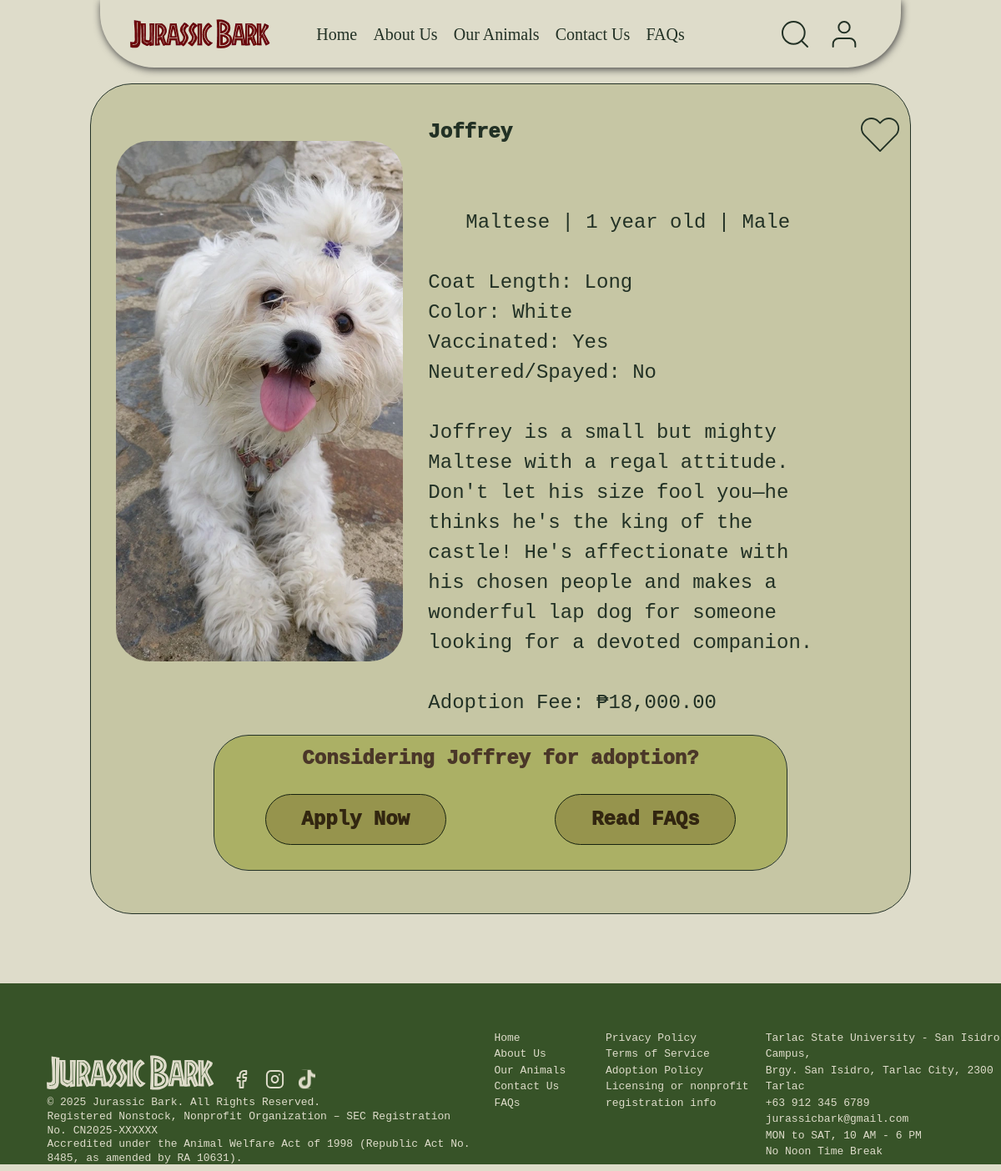
The app's page /petDetails.php?id=7 with its own data.
### tables this page shows
CREATE TABLE `pets` (
  `petID` int(11) NOT NULL,
  `name` varchar(50) NOT NULL,
  `type` varchar(50) NOT NULL,
  `breed` varchar(50) NOT NULL,
  `age` int(11) NOT NULL,
  `price` double NOT NULL,
  `details` longtext NOT NULL CHECK (json_valid(`details`)),
  `imageDirectory` varchar(255) NOT NULL,
  `adoptedById` int(11) DEFAULT NULL
);

### petDetails.php (the view, shortened to what this page needs)
<?php
$petId = isset($_GET['id']) ? intval($_GET['id']) : 0;
$pet = null;
$error = null;
if ($petId > 0) {
    try {
        $host = '127.0.0.1';
        $dbname = 'adoptiondb';
        $username = 'root';
        $password = '';
        $pdo = new PDO("mysql:host=$host;dbname=$dbname;charset=utf8mb4", $username, $password);
        $pdo->setAttribute(PDO::ATTR_ERRMODE, PDO::ERRMODE_EXCEPTION);
        $stmt = $pdo->prepare("SELECT petID, name, type, breed, age, price, details, imageDirectory FROM pets WHERE petID = :petId");
        $stmt->bindParam(':petId', $petId, PDO::PARAM_INT);
        $stmt->execute();
        $pet = $stmt->fetch(PDO::FETCH_ASSOC);
    } catch (PDOException $e) {
        $error = "Database error: " . $e->getMessage();
    }
} else {
    $error = "Invalid pet ID.";
}
$gender = 'Unknown';
$color = 'Unknown';
$personality = 'No description available';
$vaccinated = 'Unknown';
$neutered = 'Unknown';
$coatLength = 'Unknown';
if ($pet) {
    $details = json_decode($pet['details'], true);
    if ($details) {
        $gender = isset($details['gender']) ? $details['gender'] : 'Unknown';
        $color = isset($details['color']) ? $details['color'] : 'Unknown';
        $personality = isset($details['personality']) ? $details['personality'] : 'No description available';
        $vaccinated = isset($details['vaccinated']) ? ($details['vaccinated'] ? 'Yes' : 'No') : 'Unknown';
        $neutered = isset($details['spayed_neutered']) ? ($details['spayed_neutered'] ? 'Yes' : 'No') : 'Unknown';
        $coatLength = isset($details['coat_length']) ? $details['coat_length'] : 'Unknown';
    }
}
$ageText = $pet ? ($pet['age'] > 1 ? $pet['age'] . ' years old' : $pet['age'] . ' year old') : '';
?>
<!DOCTYPE html>
<html lang="en">
<head>
    <link rel="stylesheet" href="petDetails.css">
    <link rel="stylesheet" href="global-application-styles.css">
    <link rel="stylesheet" href="globalFooterNav.css">
</head>
<body>
    <div class="nav">
        <div class="navLogo">
            <img src="images/homeImages/Jurassic Bark.webp" alt="">
        </div>
        <div class="mainNav">
            <p><a href="index.html">Home</a></p>
            <p> <a href="aboutUs.html">About Us</a></p>
            <p> <a href="ourAnimals.php">Our Animals</a></p>
            <p><a href="contact.html">Contact Us</a></p>
            <p><a href="faqs.html">FAQs</a></p>
        </div>
        <div class="navControls">
        </div>
    </div>
    <?php if ($error): ?>
        <div style="text-align: center; padding: 50px; width: 82%;">
            <h2>Error</h2>
            <p><?php echo htmlspecialchars($error); ?></p>
            <p><a href="ourAnimals.php" style="color: #223125; text-decoration: underline;">Back to Animals List</a></p>
        </div>
    <?php elseif ($pet): ?>
    <div class="petDetailsCon">
        <div class="petDetailsBg"></div>
        <div class="imageCon">
            <div class="imageHolder">
                <img class="petImage"
                     src="<?php echo htmlspecialchars($pet['imageDirectory']); ?>"
                     alt="<?php echo htmlspecialchars($pet['name']); ?>"
                     onerror="this.src='images/homeImages/petPics/default-pet.jpg'">
            </div>
        </div>
        <div class="petContent">
            <div class="petText">
                <p class="name"><?php echo htmlspecialchars($pet['name']); ?></p>
                <p class="details">
                    <p class="petTypeText" style="text-align: center" >
                        <?php echo htmlspecialchars($pet['breed']); ?> | <?php echo $ageText; ?> | <?php echo htmlspecialchars($gender); ?>
                    </p>
                    <br>
                    Coat Length: <?php echo htmlspecialchars($coatLength); ?> <br>
                    Color: <?php echo htmlspecialchars($color); ?> <br>
                    Vaccinated: <?php echo htmlspecialchars($vaccinated); ?> <br>
                    Neutered/Spayed: <?php echo htmlspecialchars($neutered); ?>
                    <br><br>
                    <?php echo htmlspecialchars($personality); ?>
                    <br><br>
                    Adoption Fee: ₱<?php echo number_format($pet['price'], 2); ?>
                </p>
            </div>
            <div class="petControls">
                <img class="heartIcon" src="images/ourAnimalsImages/heart icon.svg" alt="">
            </div>
        </div>
        <div id="bottomAdoption" class="adoption" >
            <div class="bottomAdoptionBg adoptionBg"></div>
            <p class="bottomAdoptionText adoptionText">Considering <?php echo htmlspecialchars($pet['name']); ?> for adoption?</p>
            <a href="user-application-page.html?petId=<?php echo $pet['petID']; ?>" class="bottomAdoptionBtn adoptionBtn">Apply Now</a>
            <div class="bottomAdoptionBtn adoptionBtn">Read FAQs</div>
        </div>
    </div>
    <?php endif; ?>
     <div class="HomeFooter">
        <div class="footerBg" ></div>
        <div class="foot1" >
            <div class="footerLogoIcons" >
                <img class="footLogo" src="images/homeImages/Jurassic Bark.svg" alt="">
                <div class="smallIconsCon">
                    <img class="smallIcons" src="images/homeImages/facebook.svg" alt="">
                    <img class="smallIcons" src="images/homeImages/instagram.svg" alt="">
                    <img class="smallIcons" src="images/homeImages/tiktok.svg" alt="">            </div>
                </div>
            <div class="foot1Text" >
                © 2025 Jurassic Bark. All Rights Reserved.
                <br>
                Registered Nonstock, Nonprofit Organization – SEC Registration No. CN2025-XXXXXX
                <br>
                Accredited under the Animal Welfare Act of 1998 (Republic Act No. 8485, as amended by RA 10631).
            </div>
        </div>
        <div class="foot2" >
            Home
            <br>
            About Us
            <br>
            Our Animals
            <br>
            Contact Us
            <br>
            FAQs
        </div>
        <div class="foot3" >
            Privacy Policy
            <br>
            Terms of Service
            <br>
            Adoption Policy
            <br>
            Licensing or nonprofit
            <br>
            registration info
        </div>
        <div class="foot4" >
            Tarlac State University - San Isidro Campus,
            <br>
            Brgy. San Isidro, Tarlac City, 2300 Tarlac
            <br>
            +63 912 345 6789
            <br>
            jurassicbark@gmail.com
            <br>
            MON to SAT, 10 AM - 6 PM
            <br>
            No Noon Time Break
        </div>
     </div>
</body>
</html>

### petDetails.css (style rules this page uses)
*, *::before, *::after { box-sizing: border-box; }
* { margin: 0; }
@media (prefers-reduced-motion: no-preference) { html { interpolate-size: allow-keywords; } }
body { line-height: 1.5; -webkit-font-smoothing: antialiased; }
img, picture, video, canvas, svg { display: block; max-width: 100%; }
p, h1, h2, h3, h4, h5, h6 { overflow-wrap: break-word; }
p { text-wrap: pretty; }
:root { --fontColor: #223125; --fontColor2: #725134; --fontColor3: #444E27; --bgColor: #DEDCCA; }
body { position: relative; background: var(--bgColor); color: var(--fontColor); font-family: "Chakra Petch"; display: flex; flex-direction: column; align-items: center; overflow-x: hidden; }
#bottomAdoption { display: none; }
.petDetailsCon { border: 1px solid #223125; width: 82%; display: grid; grid-template-columns: .7fr 1fr; height: 638px; overflow: hidden; border-radius: 50px; position: relative; }
.petDetailsBg { background: #223125; mix-blend-mode: overlay; width: 100%; height: 100%; position: absolute; z-index: -1; }
.imageCon { display: flex; align-items: center; justify-content: center; }
.imageHolder { width: 85%; height: 82%; border-radius: 50px; border: 2px yellow; display: flex; align-items: center; justify-content: center; }
.petImage { height: 100%; width: auto; object-fit: cover; border-radius: 40px; display: block; }
.petContent { display: flex; color: var(--fontColor); }
.petText { font-size: 24px; margin-top: 7%; font-weight: 100; margin-right: 10px; }
.details { white-space: pre-wrap !important; }
.name { font-weight: 1000; }
.petControls { display: flex; flex-direction: column; position: relative; justify-content: space-between; padding-right: 2%; margin-top: 7%; }
.heartIcon { width: 47px; align-self: flex-end; }
.adoption { position: relative; display: flex; flex-direction: column; border: 1px solid #223125; text-align: center; border-radius: 42px; gap: 10px; overflow: hidden; margin-bottom: 5%; }
.adoptionBg { background: #444E27; position: absolute; width: 100%; height: 100%; mix-blend-mode: overlay; z-index: -1; }
.adoptionText { margin-top: 30px; font-size: 24px; font-weight: 1000; margin-left: 20px; margin-right: 20px; }
.adoptionBtn { width: 217px; height: 61px; font-size: 24px; font-weight: 1000; background: #E0D7C3; mix-blend-mode: multiply; border-radius: 100px; display: flex; align-items: center; justify-content: center; margin-left: 20px; margin-right: 20px; border: 1px solid #223125; }
.adoption :last-child { margin-bottom: 30px; }
@media only screen and (max-width: 1336px) { .adoption { display: none; } }
@media only screen and (max-width: 1336px) { .petDetailsCon { grid-template-rows: 1fr auto; height: auto; } }
@media only screen and (max-width: 1336px) { #bottomAdoption { display: grid; grid-template-columns: 1fr 1fr; grid-template-rows: 1fr 1fr; grid-column: 1/3; height: 70%; justify-items: center; margin-left: 15%; margin-right: 15%; grid-row: 2; margin-bottom: 2%; margin-top: 2%; } }
@media only screen and (max-width: 1336px) { .heartIcon { width: 47px; flex-shrink: 0; } }
@media only screen and (max-width: 1336px) { .adoptionText { grid-column: 1/3; margin-top: 10px; } }
@media only screen and (max-width: 1336px) { .petControls { width: 100%; } }
.heartIcon { cursor: pointer; transition: all 0.3s ease; position: relative; filter-drop: drop-shadow(0 0 0 rgba(255, 0, 0, 0)); }

### global-application-styles.css (style rules this page uses)
* { margin: 0; padding: 0; box-sizing: border-box; }
:root { --container-w: 743.17px; --img-max: 100px; }
body { font-family: 'Chakra Petch', monospace; background-image: url('fabric_background.png'); background-size: cover; min-height: 100vh; color: #4a3728; padding: clamp(28px, 6.5vw, 120px) 0 clamp(16px, 4.5vw, 80px) 0; }

### records on screen
pets: imageDirectory+name (picture), name "Joffrey", breed "Maltese", age "1 year old", details "Male", details "Long", details "White", details "Yes", details "No", details "Joffrey is a small but mighty Maltese with a regal attitude. Don't let his size fool you—he thinks he's the king of the castle! He's affectionate with his chosen people and makes a wonderful lap dog for someone looking for a devoted companion.", price "18,000.00"
